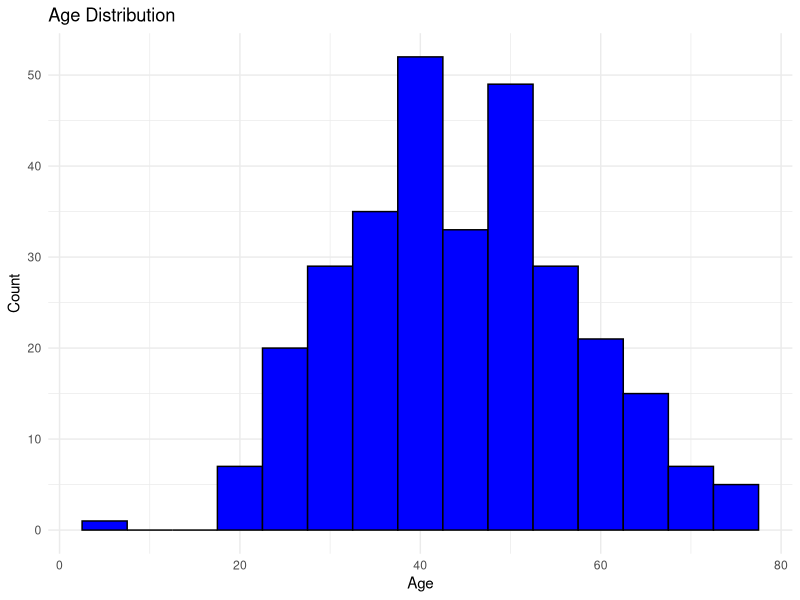
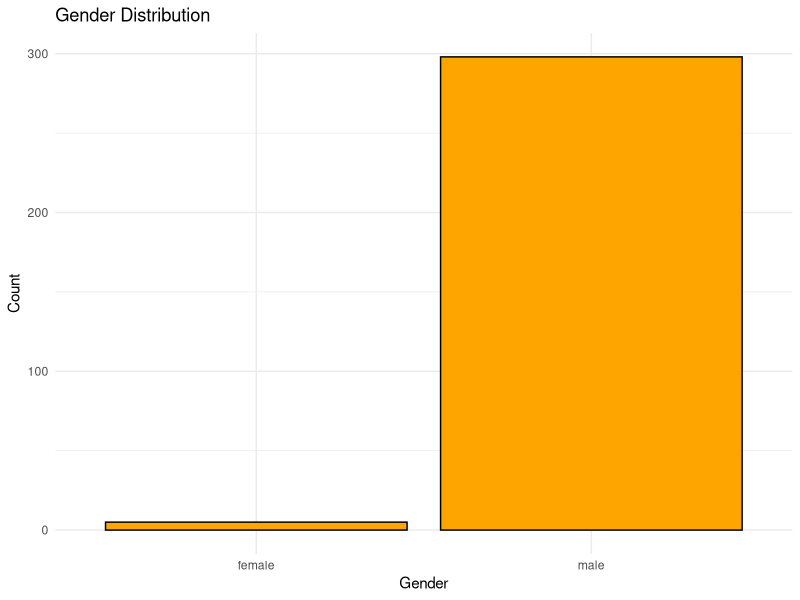
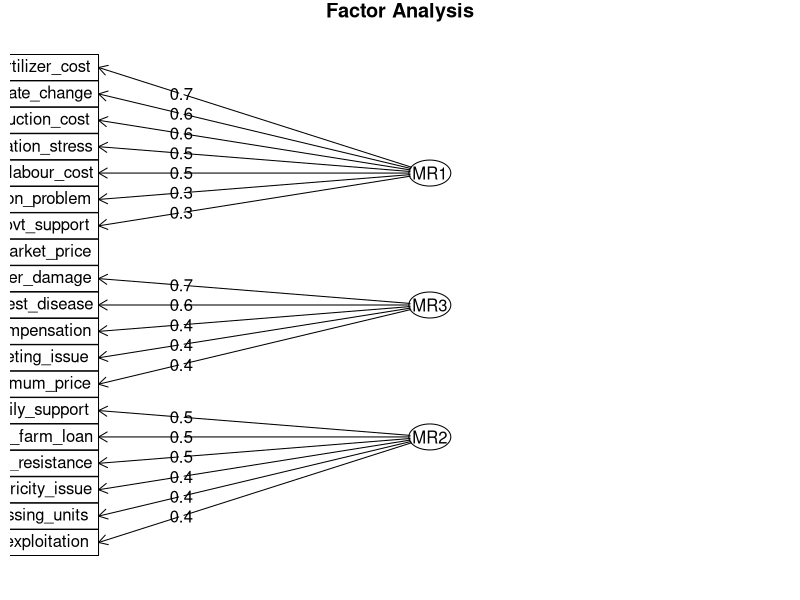

Write R code to recreate these figures, in order.
## ---- chunk 1
knitr::opts_chunk$set(echo = FALSE, warning = FALSE, message = FALSE)
## ---- chunk 2
library(readxl)
library(dplyr)
library(ggplot2)
library(psych)
## ---- chunk 3
file_path <- "SurveyData.xlsx"
df <- read_excel("SurveyData.xlsx", sheet = 1)
## ---- chunk 4
head(df)
## ---- chunk 5
str(df)
## ---- chunk 6
colSums(is.na(df))
## ---- chunk 7
#summary(select_if(df, is.numeric))
selected_columns <- c(5, 16, 83)  # Replace with actual column indices
summary(df[, selected_columns])
## ---- chunk 8
ggplot(df, aes(x = age)) + 
  geom_histogram(binwidth = 5, fill = "blue", color = "black") +
  theme_minimal() + 
  labs(title = "Age Distribution", x = "Age", y = "Count")
## ---- chunk 9
ggplot(df, aes(x = gender)) + 
  geom_bar(fill = "orange", color = "black") +
  theme_minimal() + 
  labs(title = "Gender Distribution", x = "Gender", y = "Count")
## ---- chunk 10
likert_mapping <- c("strongly_agree" = 5, "agree" = 4, "neutral" = 3, "disagree" = 2, "strongly_disagree" = 1)
## ---- chunk 11
likert_columns <- df[, 122:140]
## ---- chunk 12
recode_likert <- function(x) {
  as.numeric(likert_mapping[as.character(x)])}

df[, 122:140] <- lapply(likert_columns, recode_likert)

summary(df[, 122:140])
## ---- chunk 13
factor_data <- df[, 122:140]

factor_data <- na.omit(factor_data)  # Remove rows with NA values
head(factor_data)
## ---- chunk 14
bartlett.test(factor_data)
## ---- chunk 15
KMO(factor_data)
## ---- chunk 16
fa_result <- fa(factor_data, nfactors = 3, rotate = "varimax")  # Adjust number of factors as needed
## ---- chunk 17
print(fa_result$loadings)
## ---- chunk 18
fa.diagram(fa_result)
